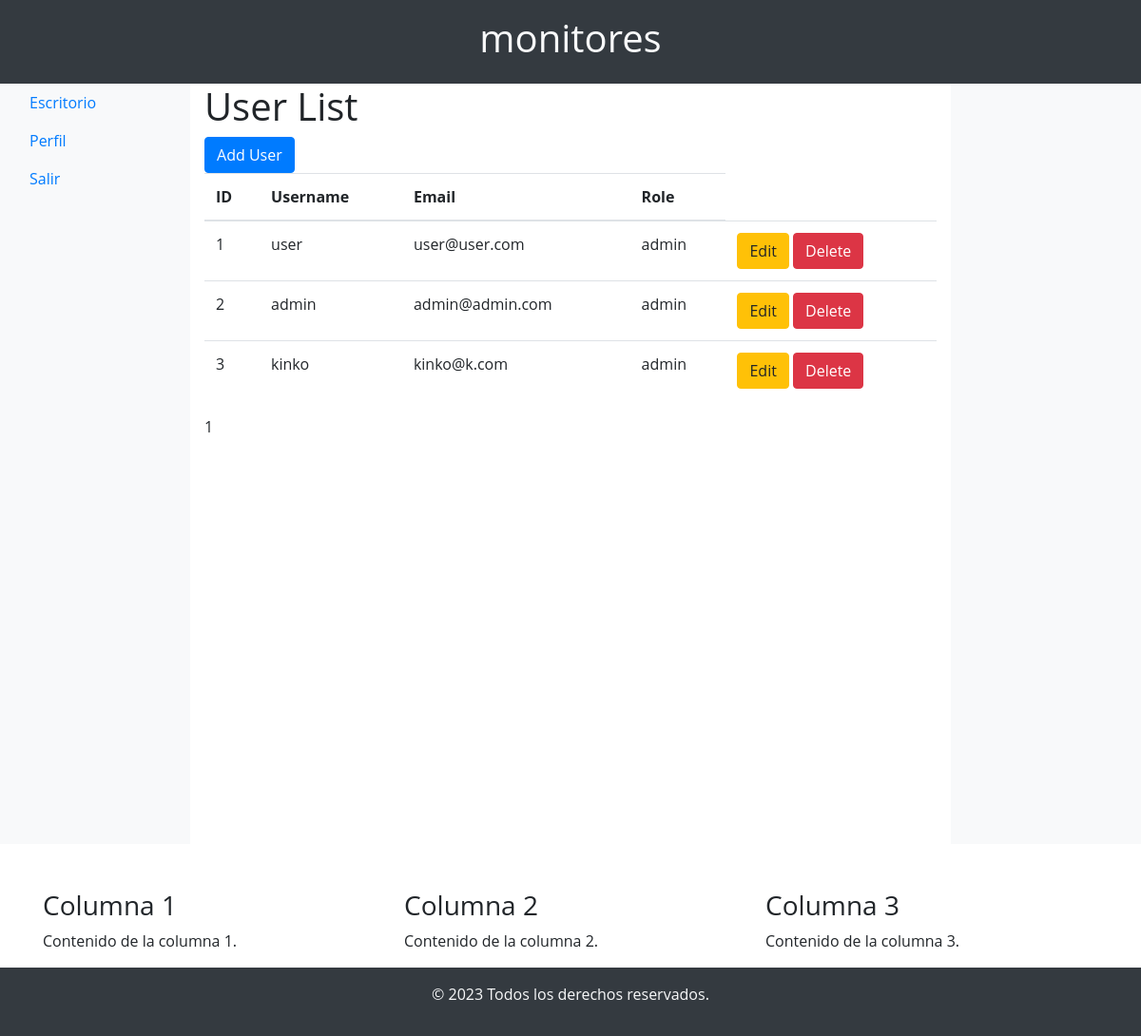
Page /users (signed in) on the earlier database version.
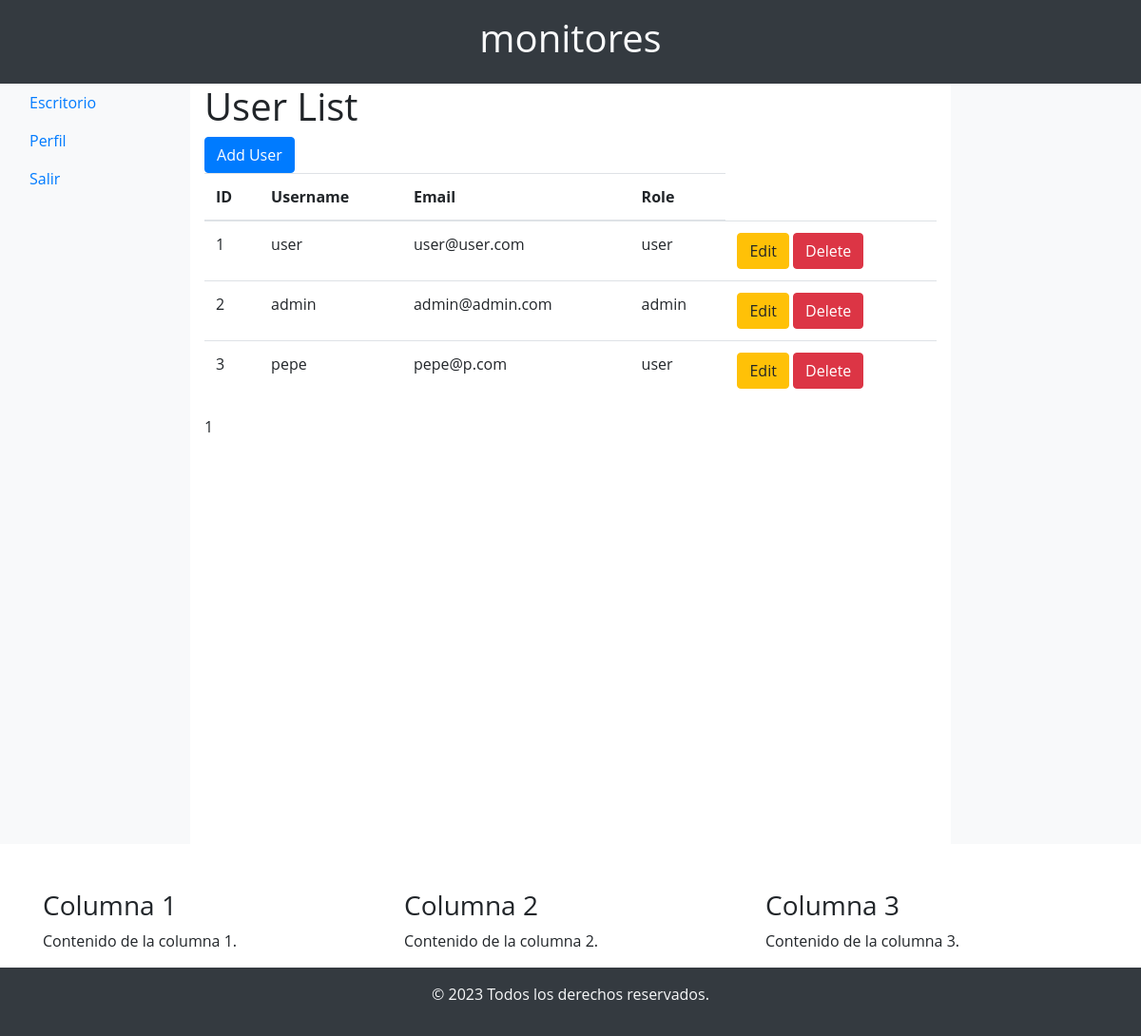
Same page on the later database version.
### app/models/user_model.py (models this page shows, shortened)
class User(db.Model, UserMixin):
    id = db.Column(db.Integer, primary_key=True)
    username = db.Column(db.String(50), unique=True, nullable=False)
    email = db.Column(db.String(120), unique=True, nullable=False)
    password = db.Column(db.String(60), nullable=False)
    role = db.Column(db.String(20), default='user')  # Default role is 'user'

### app/controllers/user_controller.py (the view)
@app.route('/users')
@login_required
def list_users():
    page = request.args.get('page', 1, type=int)
    per_page = 9  # Adjust the number of users per page as needed
    users = User.query.paginate(page=page, per_page=per_page, error_out=False)
    return render_template('user/list.html', users=users)

### app/__init__.py (called while the page is built)
@login_manager.user_loader
def load_user(user_id):
    return User.query.get(int(user_id))

### app/templates/user/list.html (shortened to what this page needs)
{% extends 'base.html' %}
{% block content %}
    <h1>User List</h1>
    <a href="{{ url_for('add_user') }}" class="btn btn-primary">Add User</a>
    <table class="table">
        <thead>
            <tr>
                <th>ID</th>
                <th>Username</th>
                <th>Email</th>
                <th>Role</th>
            </tr>
        </thead>
        <tbody>
            {% for user in users.items %}
                <tr>
                    <td>{{ user.id }}</td>
                    <td>{{ user.username }}</td>
                    <td>{{ user.email }}</td>
                    <td>{{ user.role }}</td>
                    <td>
                        <a href="{{ url_for('edit_user', user_id=user.id) }}" class="btn btn-warning">Edit</a>
                        <a href="{{ url_for('delete_user', user_id=user.id) }}" class="btn btn-danger">Delete</a>
                    </td>
                </tr>
            {% endfor %}
        </tbody>
    </table>
    <div class="pagination">
        <span class="step-links">
            {% for page_num in users.iter_pages() %}
                {% if page_num %}
                    {% if page_num == users.page %}
                        <span class="current">{{ page_num }}</span>
                    {% else %}
                        <a href="?page={{ page_num }}">{{ page_num }}</a>
                    {% endif %}
                {% else %}
                    <span class="ellipsis">...</span>
                {% endif %}
            {% endfor %}
        </span>
    </div>
{% endblock %}

### app/templates/base.html (shortened to what this page needs)
<!DOCTYPE html>
<html lang="en">
<head>
    <link rel="stylesheet" href="https://stackpath.bootstrapcdn.com/bootstrap/4.3.1/css/bootstrap.min.css">
    <link rel="stylesheet" href="{{ url_for('static', filename='css/styles.css') }}">
</head>
<body>
    <div class="container-fluid">
        <div class="row bg-dark text-light">
            <div class="col-12">
                <h1 class="text-center py-3">monitores</h1>
            </div>
        </div>
        <div class="row content">
            <div class="col-md-2 bg-light">
                {% if current_user.is_authenticated %}
                    <nav class="nav flex-column">
                        <li class="nav-item">
                            <a class="nav-link" href="/">Escritorio</a>
                        </li>
                        <li class="nav-item">
                            <a class="nav-link" href="{{ url_for('user_profile', user_id=current_user.id) }}">Perfil</a>
                        </li>
                        <li class="nav-item">
                                <a class="nav-link" href="{{ url_for('logout') }}">Salir</a>
                        </li>
                    </nav>
                {% endif %}
            </div>
            <div class="col-md-8">
                {% block content %}{% endblock %}
            </div>
            <div class="col-md-2 bg-light">
            </div>
        </div>
        <div class="container mt-5">
            <div class="row">
                <div class="col-md-4">
                    <h3>Columna 1</h3>
                    <p>Contenido de la columna 1.</p>
                </div>
                <div class="col-md-4">
                    <h3>Columna 2</h3>
                    <p>Contenido de la columna 2.</p>
                </div>
                <div class="col-md-4">
                    <h3>Columna 3</h3>
                    <p>Contenido de la columna 3.</p>
                </div>
            </div>
        </div>
        <div class="row bg-dark text-light text-center py-3">
            <div class="col-12">
                <p>© 2023 Todos los derechos reservados.</p>
            </div>
        </div>
    </div>
</body>
</html>

### app/static/css/styles.css (style rules this page uses)
html, body { height: 100%; margin: 0; }
body { display: flex; flex-direction: column; }
.row.content { flex: 1; min-height: 100vh; }
body { font-family: 'Open Sans', sans-serif; }
.container { margin-top: 50px; }

Differences in the rows shown:
changed User "user@user.com": role "admin" → "user"
changed User id 3: username "kinko" → "pepe"; email "kinko@k.com" → "pepe@p.com"; role "admin" → "user"
